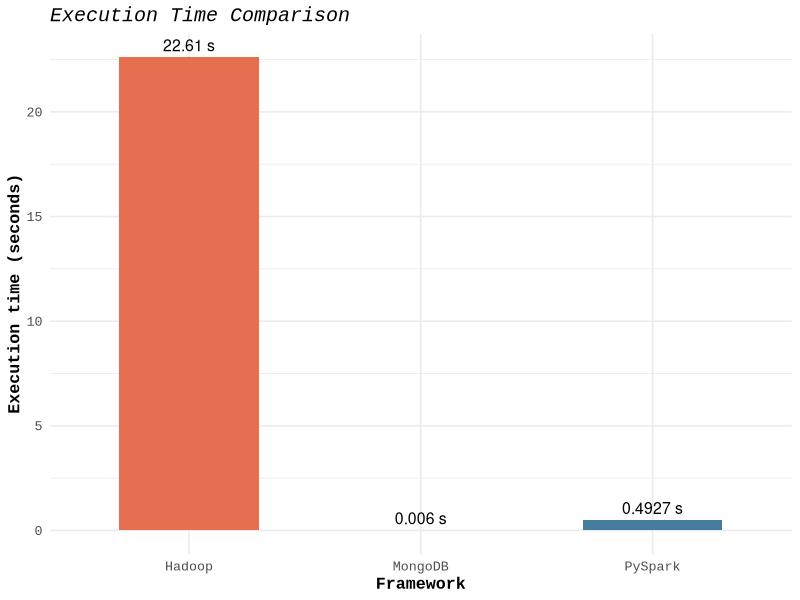

Write R code to recreate this figure.
library(ggplot2)

execution_times <- data.frame(
  Framework = c("Hadoop", "MongoDB", "PySpark"),
  Time = c(22.610, 0.006, 0.4927)
)

execution_times$Framework <- factor(
  execution_times$Framework,
  levels = c("Hadoop", "MongoDB", "PySpark")
)

ggplot(execution_times, aes(x = Framework, y = Time, fill = Framework)) +
  geom_col(width = 0.6) +
  geom_text(
    aes(label = paste0(Time, " s")),
    vjust = -0.5,
    size = 4
  ) +
  labs(
    title = "Execution Time Comparison",
    x = "Framework",
    y = "Execution time (seconds)"
  ) +
  scale_fill_manual(values = c(
    "Hadoop" = "#E76F51",
    "MongoDB" = "#2A9D8F",
    "PySpark" = "#457B9D"
  )) +
  theme_minimal(base_size = 12, base_family = "Courier New") +
  theme(
    legend.position = "none",
    plot.title = element_text(face = "italic"),
    axis.title = element_text(face = "bold")
  ) +
  expand_limits(y = 22)
